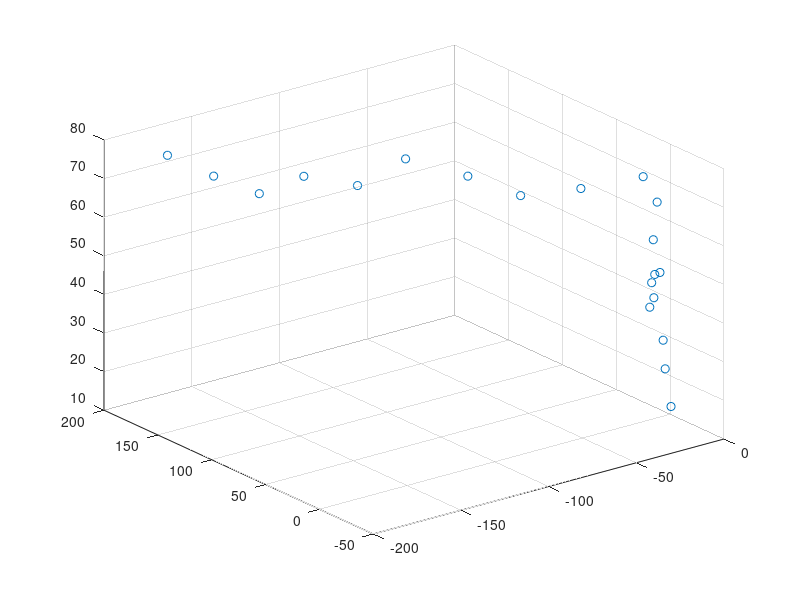
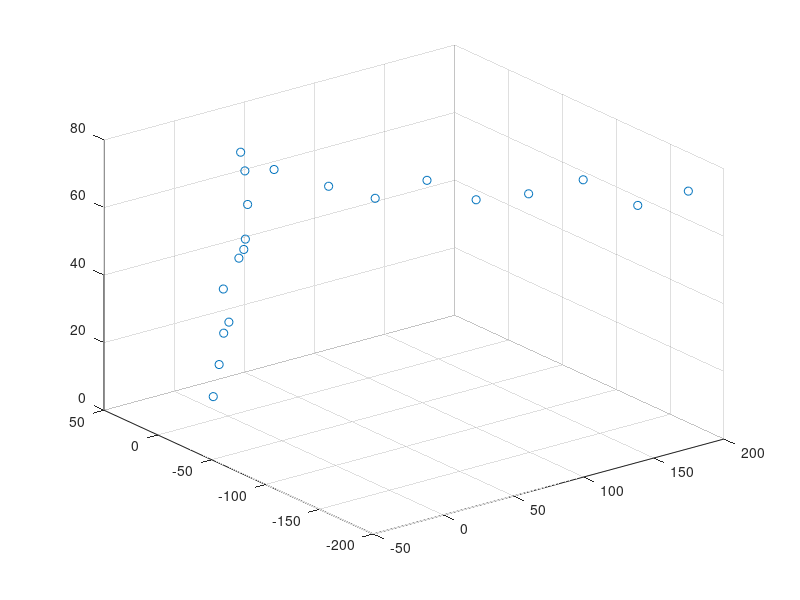
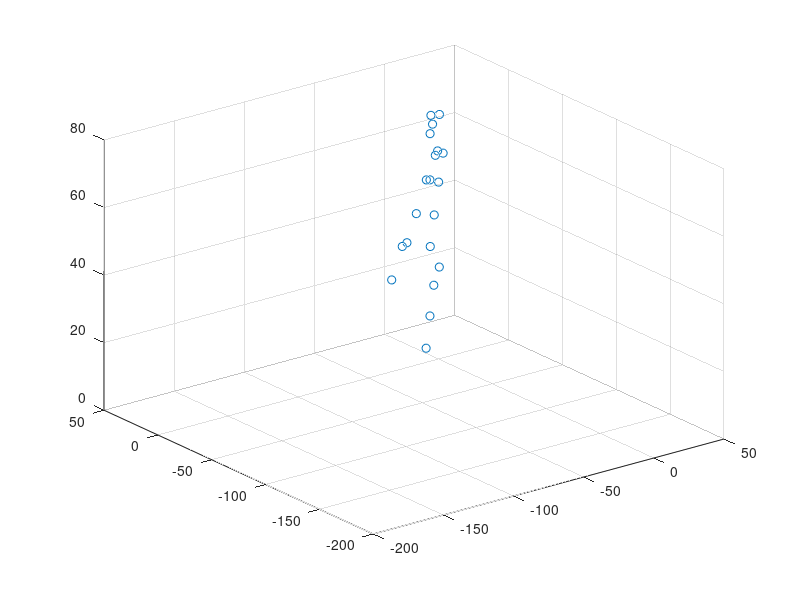
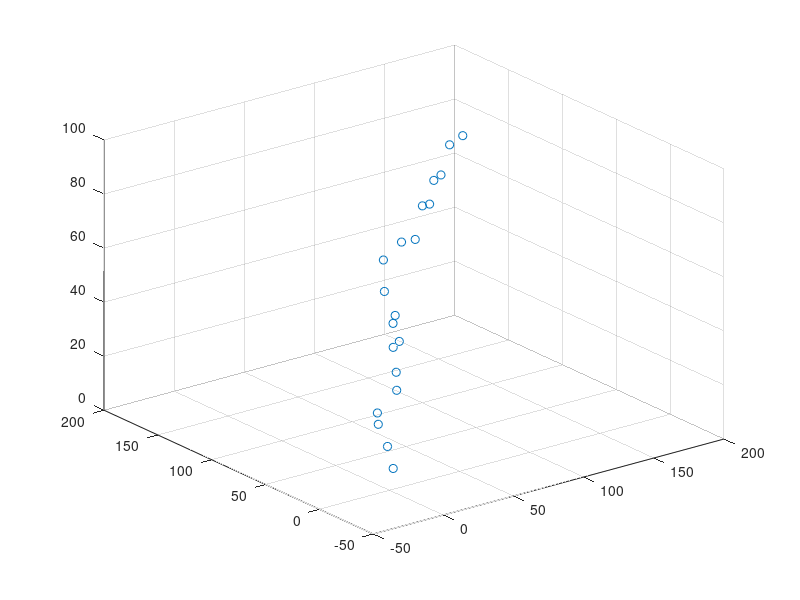

MATLAB code for these plots, in order:
%%
%straight line
%fileID = fopen('train.txt','w');
%fileID = fopen('val.txt','w');
fileID = fopen('vis.txt','w');
mvx = 22;
mvy = 22;
mvz = 9;

for i = 1 : 50 %trajectory number
    if mod(i,4) == 0
    state = [400 + 40*(rand()-0.5) , 400 + 40*(rand()-0.5), 140 + 15*(rand()-0.5)];
    elseif mod(i,4) == 1
    state = [-400 + 40*(rand()-0.5) , 400 + 40*(rand()-0.5), 140 + 15*(rand()-0.5)];
    elseif mod(i,4) == 2
    state = [400 + 40*(rand()-0.5) , -400 + 40*(rand()-0.5), 140 + 15*(rand()-0.5)];
    elseif mod(i,4)==3
    state = [-400 + 40*(rand()-0.5) , -400 + 40*(rand()-0.5), 140 + 15*(rand()-0.5)];
    end
    destination = [0, 0, 0];
    for t = 1 : 20
        vb = (destination - state)/(21 - t);
        if mod(i,4) == 0
        xv = max(-mvx , vb(1) + 15 * (rand() - 0.5));
        yv = max(-mvy, vb(2) + 15*(rand() - 0.5));
        elseif mod(i,4) == 1
        xv = min(mvx , vb(1) + 15 * (rand() - 0.5));
        yv = max(-mvy, vb(2) + 15*(rand() - 0.5));
        elseif mod(i,4) == 2
        xv = max(-mvx , vb(1) + 15 * (rand() - 0.5));
        yv = min(mvy, vb(2) + 15*(rand() - 0.5));
        elseif mod(i,4)==3
        xv = min(mvx , vb(1) + 15 * (rand() - 0.5));
        yv = min(mvy, vb(2) + 15*(rand() - 0.5));
        end

        zv = max(-mvz, vb(3) + 15*(rand() - 0.5));

        state(1) = state(1) + xv;
        state(2) = state(2) + yv;
        state(3) = state(3) + zv;
        
        fprintf(fileID,'%4.2f\t%i\t%4.4f\t%4.4f\t%4.4f\n',t + 20*i,i,state(1),state(2),state(3));
        %historyx(t) =  state(1);
        %historyy(t) =state(2);
        %historyz(t) =state(3);
    end
    %figure(i)
    %scatter3(historyx, historyy, historyz)
end
fclose(fileID);
%%
%land vertical
fileID = fopen('train.txt','w');
%fileID = fopen('val.txt','w');
%fileID = fopen('vis.txt','w');
destination = [0, 0, 0];
mvx = 22;
mvy = 22;
mvz = 9;

for i = 1 : 8 %trajectory number
    if mod(i,4) == 0
    state = [200 + 20*(rand()-0.5) , 200 + 20*(rand()-0.5), 75 + 7*(rand()-0.5)];
    elseif mod(i,4) == 1
    state = [-200 + 20*(rand()-0.5) , 200 + 20*(rand()-0.5), 75 + 7*(rand()-0.5)];
    elseif mod(i,4) == 2
    state = [200 + 20*(rand()-0.5) , -200 + 20*(rand()-0.5), 75 + 7*(rand()-0.5)];
    elseif mod(i,4)==3
    state = [-200 + 20*(rand()-0.5) , -200 + 20*(rand()-0.5), 75 + 7*(rand()-0.5)]; 
    end
    destination = [0, 0, state(3)];
    for t = 1 : 10
        vb = (destination - state)/(11 - t);
        if mod(i,4) == 0
        xv = max(-mvx , vb(1) + 15 * (rand() - 0.5));
        yv = max(-mvy, vb(2) + 15*(rand() - 0.5));
        elseif mod(i,4) == 1
        xv = min(mvx , vb(1) + 15 * (rand() - 0.5));
        yv = max(-mvy, vb(2) + 15*(rand() - 0.5));
        elseif mod(i,4) == 2
        xv = max(-mvx , vb(1) + 15 * (rand() - 0.5));
        yv = min(mvy, vb(2) + 15*(rand() - 0.5));
        elseif mod(i,4)==3
        xv = min(mvx , vb(1) + 15 * (rand() - 0.5));
        yv = min(mvy, vb(2) + 15*(rand() - 0.5));
        end

        zv = max(-mvz, vb(3) + 15*(rand() - 0.5));

        state(1) = state(1) + xv;
        state(2) = state(2) + yv;
        state(3) = state(3) + zv;
        
        fprintf(fileID,'%4.2f\t%i\t%4.4f\t%4.4f\t%4.4f\n',t + 20*i,i,state(1),state(2),state(3));
        historyx(t) =  state(1);
        historyy(t) =state(2);
        historyz(t) =state(3);
    end
    destination = [0, 0, 0];
    for t = 11 : 20
        vb = (destination - state)/(21 - t);
        if mod(i,4) == 0
        xv = max(-mvx , vb(1) + 15 * (rand() - 0.5));
        yv = max(-mvy, vb(2) + 15*(rand() - 0.5));
        elseif mod(i,4) == 1
        xv = min(mvx , vb(1) + 15 * (rand() - 0.5));
        yv = max(-mvy, vb(2) + 15*(rand() - 0.5));
        elseif mod(i,4) == 2
        xv = max(-mvx , vb(1) + 15 * (rand() - 0.5));
        yv = min(mvy, vb(2) + 15*(rand() - 0.5));
        elseif mod(i,4)==3
        xv = min(mvx , vb(1) + 15 * (rand() - 0.5));
        yv = min(mvy, vb(2) + 15*(rand() - 0.5));
        end

        zv = max(-mvz, vb(3) + 15*(rand() - 0.5));

        state(1) = state(1) + xv;
        state(2) = state(2) + yv;
        state(3) = state(3) + zv;
        
        fprintf(fileID,'%4.2f\t%i\t%4.4f\t%4.4f\t%4.4f\n',t + 20*i,i,state(1),state(2),state(3));
        historyx(t) =  state(1);
        historyy(t) =state(2);
        historyz(t) =state(3);
    end
    figure(i)
    scatter3(historyx, historyy, historyz)
end
fclose(fileID);

